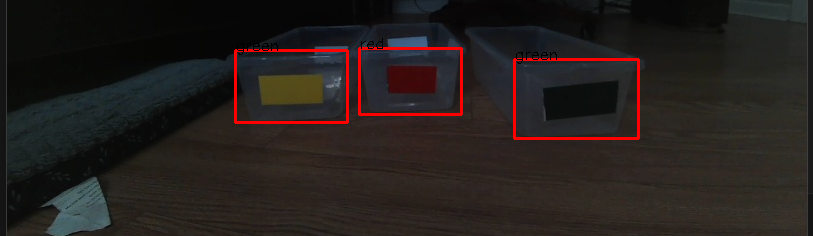
#> input picture RaspberryPi/server/image.png, 813 x 236 px
$ python -i colordetect.py   (imports and definitions only)
#> lines starting #> are read from the running program, lines starting #| are printed output that depends on the picture; after the words box and inside, x2 and y2 are one past the last pixel; in counts of white or black regions, pixels touching at a corner belong together
#> further down, picture is the input picture: shape (236, 813, 3); mean B, G, R 29.3, 31.4, 37.6
import cv2
import numpy as np
import random

# [31 lines left out: function sort_bins, not called in this run]


def detect_color(img):
    """
    Detect the dominant tape color in an image using HSV color thresholds.

    Args:
        img (numpy.ndarray): Input BGR image

    Returns:
        str: The detected color label ('red', 'green', 'blue', 'yellow').
    """
    hsv = cv2.cvtColor(img, cv2.COLOR_BGR2HSV)
#> hsv: shape (236, 813, 3); mean H, S, V 40.1, 61.4, 40.3


    color_ranges = {
    'red': [
        ((0, 190, 50), (10, 255, 255)),      # Lower red
        ((140, 190, 50), (180, 255, 255))    # Upper red
    ],
    'green': [((41, 20, 5), (93, 255, 255))],
    'blue':  [((90, 200, 15), (125, 255, 255))],
    'yellow':[((13, 130, 70), (40, 255, 255))],
    }

    # Store pixel counts for each color
    color_pixel_counts = {}

    #Amount of pixels in image
    pixel_count = img.shape[0] * img.shape[1]
#> pixel_count = 191868

    # Generate masks and count non-zero pixels
    for color, ranges in color_ranges.items():
        mask = None
        for lower, upper in ranges:
            lower_np = np.array(lower, dtype=np.uint8)
            upper_np = np.array(upper, dtype=np.uint8)
            current_mask = cv2.inRange(hsv, lower_np, upper_np)
            mask = current_mask if mask is None else cv2.bitwise_or(mask, current_mask)

        count = cv2.countNonZero(mask)
        color_pixel_counts[color] = (count, mask)
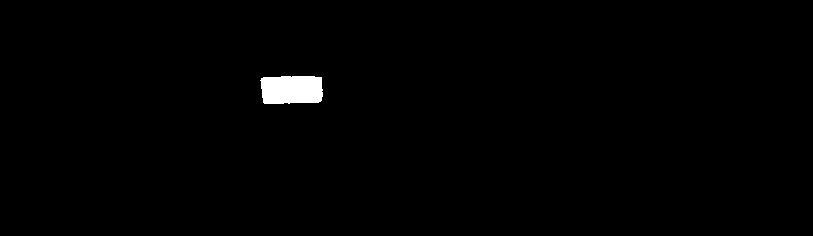
#> mask: shape (236, 813); 0.85% white; 1 white region, box (x1, y1, x2, y2) and area: (260, 76, 323, 104) 1624
#> after the loop, color_pixel_counts = 4 items

    # Find the most likely tape color
    detected_color = max(color_pixel_counts, key=lambda c: color_pixel_counts[c][0])
#> detected_color = 'green'

    # Return black if the highest color doesnt take up 70% of the image
    if color_pixel_counts[detected_color][0]/pixel_count < .70:
        return "black"

    mask = color_pixel_counts[detected_color][1]
    result = cv2.bitwise_and(img, img, mask=mask)

    return detected_color


# [26 lines left out: function get_box_colors, not called in this run]

>>> import cv2
>>> picture = cv2.imread('image.png')
>>> result = detect_color(picture)
#> result = 'black'
